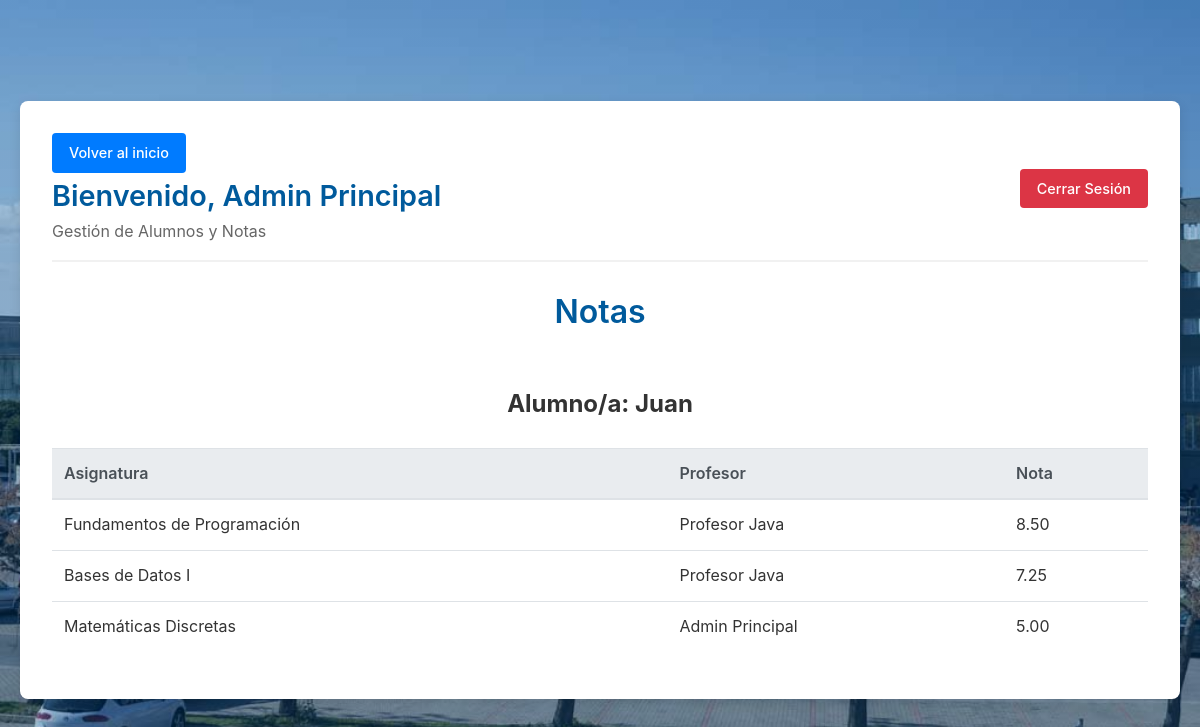
Page /view/ver_alumno.php?id=1 (signed in) on the earlier database version.
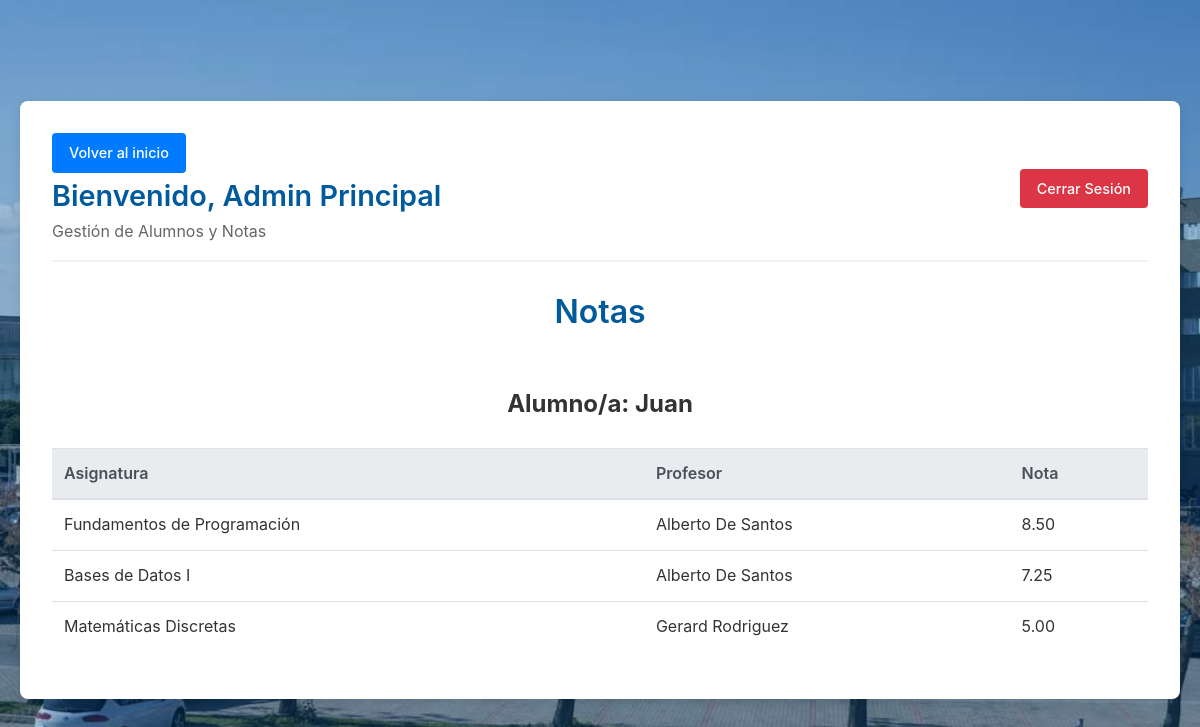
Same page on the later database version.
### tables this page shows
CREATE TABLE IF NOT EXISTS tbl_alumnos (
    id INT AUTO_INCREMENT PRIMARY KEY,
    dni VARCHAR(15) NOT NULL UNIQUE,
    nombre VARCHAR(50) NOT NULL,
    apellido1 VARCHAR(50) NOT NULL,
    apellido2 VARCHAR(50),
    email VARCHAR(100) UNIQUE,
    fecha_nacimiento DATE NOT NULL
);

CREATE TABLE IF NOT EXISTS tbl_asignaturas (
    id INT AUTO_INCREMENT PRIMARY KEY,
    nombre VARCHAR(150) NOT NULL,
    id_grado INT NOT NULL,
    curso ENUM('1','2','3','4') NOT NULL,
    creditos INT DEFAULT 6
);

CREATE TABLE IF NOT EXISTS tbl_gestores (
    id INT AUTO_INCREMENT PRIMARY KEY,
    nombre VARCHAR(100) NOT NULL,
    email VARCHAR(100) NOT NULL UNIQUE,
    password VARCHAR(255) NOT NULL,
    rol ENUM('profesor','secretaria','direccion','administrador') DEFAULT 'profesor'
);

CREATE TABLE IF NOT EXISTS tbl_notas (
    id INT AUTO_INCREMENT PRIMARY KEY,
    id_alumno INT NOT NULL,
    id_asignatura INT NOT NULL,
    convocatoria ENUM('ordinaria','extraordinaria') NOT NULL,
    nota DECIMAL(4,2) NOT NULL
);

### view/ver_alumno.php (the view, shortened to what this page needs)
<?php
if (!isset($_SESSION['logeado']) || $_SESSION['logeado'] !== true) {
    header('Location: ./login.php');
    exit();
} else {
    if (!isset($_GET['id'])) {
        header('Location: ./index.php?error=Necesitas el id del alumno para ver sus notas');
        exit();
    } else {
        require_once '../conexion/connection.php';
        $id_alumno = $_GET['id'];
        $sql = "SELECT ta.nombre AS nombre, tas.nombre AS asignatura, tn.nota as nota, tg.nombre AS profesor FROM tbl_alumnos ta INNER JOIN tbl_notas tn ON ta.id = tn.id_alumno Inner Join tbl_asignaturas tas ON tn.id_asignatura = tas.id INNER JOIN tbl_profesor_asignatura tpa on tas.id = tpa.id_asignatura INNER JOIN tbl_gestores tg ON tpa.id_profesor = tg.id WHERE ta.id = ?";
        $stmt = $conn->prepare($sql);
        $stmt->execute([$id_alumno]);
        $alumno = $stmt->fetchAll(PDO::FETCH_ASSOC);
?>
        <!DOCTYPE html>
        <html lang="es">
        <head>
            <link rel="stylesheet" href="../css/style.css">
        </head>
        <body>
            <div class="dashboard-container">
                <div class="dashboard-header">
                    <div>
                        <a class="btn btn-primary" href="../index.php">Volver al inicio</a>
                        <h1>Bienvenido, <?php echo $_SESSION['user_nombre']; ?></h1>
                        <p>Gestión de Alumnos y Notas</p>
                    </div>
                    <div>
                        <a href="./proc/logout.php" class="btn btn-danger">Cerrar Sesión</a>
                    </div>
                </div>
                <h1>Notas</h1>
                <?php if (count($alumno) > 0): ?>
                    <h2 class="centrar">Alumno/a: <?php echo htmlspecialchars($alumno[0]['nombre']); ?></h2>
                    <div class="table-responsive">
                        <table class="table">
                            <thead>
                                <tr>
                                    <th class="centrar">Asignatura</th>
                                    <th class="centrar">Profesor</th>
                                    <th class="centrar">Nota</th>
                                </tr>
                            </thead>
                            <tbody>
                                <?php foreach ($alumno as $nota): ?>
                                    <tr>
                                        <td><?php echo htmlspecialchars($nota['asignatura']); ?></td>
                                        <td><?php echo htmlspecialchars($nota['profesor']); ?></td>
                                        <td><?php echo htmlspecialchars($nota['nota']); ?></td>
                                    </tr>
                                <?php endforeach; ?>
                            </tbody>
                        </table>
                    </div>
                <?php else: ?>
                    <p>No tiene notas registradas.</p>
                <?php endif; ?>
        </body>
        </html>
<?php
    }
}
?>

### css/style.css (style rules this page uses)
* { margin: 0; padding: 0; box-sizing: border-box; }
body { font-family: -apple-system, BlinkMacSystemFont, "Segoe UI", Roboto, Helvetica, Arial, sans-serif; color: #333; line-height: 1.6; background-color: #f4f7f6; background-image: linear-gradient(rgba(0, 90, 156, 0.3), rgba(0, 90, 156, 0.3)), url('../img/escuela.jpg'); background-size: cover; background-position: center center; background-repeat: no-repeat; background-attachment: fixed; display: flex; justify-content: center; align-items: center; min-height: 100vh; padding: 20px; }
.centrar { text-align: center; }
h1 { text-align: center; color: #005A9C; margin-bottom: 1.5rem; font-weight: 600; }
a { color: #007BFF; text-decoration: none; transition: color 0.3s ease; }
.dashboard-container { width: 100%; max-width: 1200px; background: #fff; border-radius: 8px; box-shadow: 0 4px 12px rgba(0, 0, 0, 0.1); padding: 2rem; margin: 2rem auto; display: flex; flex-direction: column; gap: 1.5rem; }
.dashboard-header { display: flex; justify-content: space-between; align-items: center; border-bottom: 2px solid #f1f1f1; padding-bottom: 1rem; flex-wrap: wrap; gap: 1rem; }
.dashboard-header h1 { margin: 0; text-align: left; font-size: 1.8rem; }
.dashboard-header p { color: #666; margin: 0; }
.btn { display: inline-block; padding: 0.5rem 1rem; border-radius: 4px; text-decoration: none; font-weight: 500; cursor: pointer; transition: background-color 0.2s; border: 1px solid transparent; font-size: 0.9rem; text-align: center; font-family: inherit; line-height: 1.5; vertical-align: middle; }
.btn-primary { background-color: #007BFF; color: white; }
.btn-danger { background-color: #dc3545; color: white; }
.table-responsive { overflow-x: auto; }
.table { width: 100%; border-collapse: collapse; margin-bottom: 1rem; background-color: transparent; }
.table th, .table td { padding: 0.75rem; vertical-align: top; border-top: 1px solid #dee2e6; text-align: left; }
.table th { vertical-align: bottom; border-bottom: 2px solid #dee2e6; background-color: #e9ecef; color: #495057; font-weight: 600; }
.table tbody tr { animation: fadeInUp 0.5s ease-out backwards; }
.table tbody tr:nth-child(1) { animation-delay: 0.1s; }
.table tbody tr:nth-child(2) { animation-delay: 0.2s; }
.table tbody tr:nth-child(3) { animation-delay: 0.3s; }

Differences in the rows shown:
changed through a linked row, tbl_alumnos "Juan": tbl_gestores.nombre "Profesor Java" → "Alberto De Santos"; tbl_gestores.nombre "Admin Principal" → "Gerard Rodriguez"
